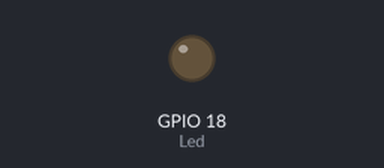
Bench run of a program on a simulated Raspberry Pi (BCM pin numbers). On the bench: output pins drawn as LEDs (lit = HIGH). At 14.4 s the program stops and its outputs stay as they are.

Above: at 0.1 s.
At 8.9 s:
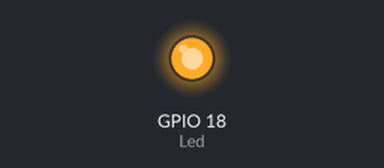
Timing chart, 0 to 14.7 s (numbered marks = the images above):
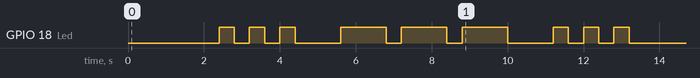

Measured:
- by itself, GPIO 18 (Led): LOW → HIGH at 2.4 s, → LOW 0.40 s later, → HIGH 0.40 s later, → LOW 0.40 s later, … (18 changes in this stretch)

The program:

p041_MorseSos1.py
```python
import RPi.GPIO as IoPort
import time

Led = 18
IoPort.setmode(IoPort.BCM)
IoPort.setup(Led, IoPort.OUT)

# 대기
IoPort.output(Led, False)
time.sleep(2.4)

# S 출력
IoPort.output(Led, True)
time.sleep(0.4)
IoPort.output(Led, False)
time.sleep(0.4)
IoPort.output(Led, True)
time.sleep(0.4)
IoPort.output(Led, False)
time.sleep(0.4)
IoPort.output(Led, True)
time.sleep(0.4)
IoPort.output(Led, False)
time.sleep(1.2)

# O 출력
IoPort.output(Led, True)
time.sleep(1.2)
IoPort.output(Led, False)
time.sleep(0.4)
IoPort.output(Led, True)
time.sleep(1.2)
IoPort.output(Led, False)
time.sleep(0.4)
IoPort.output(Led, True)
time.sleep(1.2)
IoPort.output(Led, False)
time.sleep(1.2)

# O 출력
IoPort.output(Led, True)
time.sleep(0.4)
IoPort.output(Led, False)
time.sleep(0.4)
IoPort.output(Led, True)
time.sleep(0.4)
IoPort.output(Led, False)
time.sleep(0.4)
IoPort.output(Led, True)
time.sleep(0.4)
IoPort.output(Led, False)
time.sleep(1.2)
```
